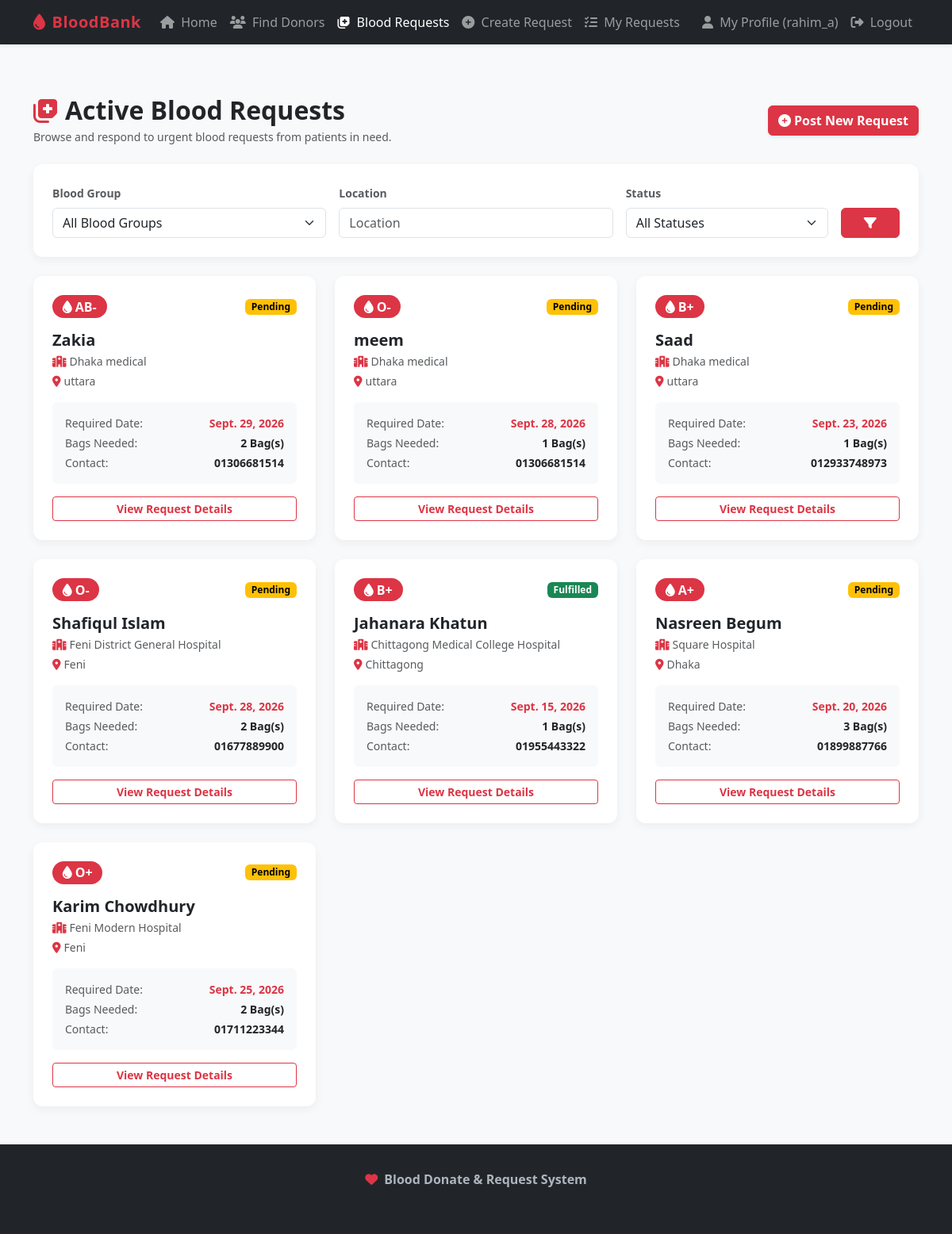
Screenshot of /requests/ (signed in) with the database file from the repository.
### blood_bank/models.py (models this page shows, shortened)
class BloodRequest(models.Model):
    requester = models.ForeignKey(User, on_delete=models.CASCADE, related_name='blood_requests')
    patient_name = models.CharField(max_length=100)
    blood_group = models.CharField(max_length=5, choices=BLOOD_GROUP_CHOICES)
    hospital_name = models.CharField(max_length=150)
    location = models.CharField(max_length=100)
    required_date = models.DateField()
    bags_required = models.PositiveIntegerField(default=1)
    contact_number = models.CharField(max_length=20)
    description = models.TextField(blank=True, default='')
    status = models.CharField(max_length=20, choices=REQUEST_STATUS_CHOICES, default='Pending')
    created_at = models.DateTimeField(auto_now_add=True)
    updated_at = models.DateTimeField(auto_now=True)

### blood_bank/views.py (the view, shortened to what this page needs)
# urls.py: path('requests/', views.request_list_view, name='request_list'),
def request_list_view(request):
    form = RequestFilterForm(request.GET or None)
    blood_requests = BloodRequest.objects.select_related('requester').all().order_by('-created_at')
    paginator = Paginator(blood_requests, 9)
    page_number = request.GET.get('page')
    page_obj = paginator.get_page(page_number)
    context = {
        'form': form,
        'page_obj': page_obj,
        'total_count': blood_requests.count(),
    }
    return render(request, 'blood_bank/request_list.html', context)

### blood_bank/forms.py
class RequestFilterForm(forms.Form):
    blood_group = forms.ChoiceField(
        choices=[('', 'All Blood Groups')] + BLOOD_GROUP_CHOICES,
        required=False,
        widget=forms.Select(attrs={'class': 'form-select'})
    )
    location = forms.CharField(
        required=False,
        widget=forms.TextInput(attrs={'class': 'form-control', 'placeholder': 'Location'})
    )
    status = forms.ChoiceField(
        choices=[('', 'All Statuses')] + REQUEST_STATUS_CHOICES,
        required=False,
        widget=forms.Select(attrs={'class': 'form-select'})
    )

### blood_bank/templates/blood_bank/request_list.html (shortened to what this page needs)
{% extends 'base.html' %}
{% block content %}
<div class="container my-5">
    <div class="d-flex justify-content-between align-items-center mb-4">
        <div>
            <h2 class="fw-bold mb-1"><i class="fa-solid fa-notes-medical text-danger me-2"></i>Active Blood Requests</h2>
            <p class="text-muted small mb-0">Browse and respond to urgent blood requests from patients in need.</p>
        </div>
        <div>
            {% if user.is_authenticated %}
                <a href="{% url 'request_create' %}" class="btn btn-danger fw-bold shadow-sm">
                    <i class="fa-solid fa-plus-circle me-1"></i>Post New Request
                </a>
            {% endif %}
        </div>
    </div>
    <div class="card card-custom p-4 mb-4">
        <form method="get" class="row g-3">
            <div class="col-md-4">
                <label class="form-label fw-bold small text-muted">Blood Group</label>
                {{ form.blood_group }}
            </div>
            <div class="col-md-4">
                <label class="form-label fw-bold small text-muted">Location</label>
                {{ form.location }}
            </div>
            <div class="col-md-3">
                <label class="form-label fw-bold small text-muted">Status</label>
                {{ form.status }}
            </div>
            <div class="col-md-1 d-flex align-items-end">
                <button type="submit" class="btn btn-danger w-100 fw-bold">
                    <i class="fa-solid fa-filter"></i>
                </button>
            </div>
        </form>
    </div>
    {% if page_obj %}
        <div class="row g-4 mb-4">
            {% for req in page_obj %}
                <div class="col-md-4">
                    <div class="card card-custom h-100 p-4">
                        <div class="d-flex justify-content-between align-items-center mb-3">
                            <span class="badge badge-blood fs-6"><i class="fa-solid fa-droplet me-1"></i>{{ req.blood_group }}</span>
                            <span class="badge {% if req.status == 'Pending' %}status-badge-pending{% elif req.status == 'Fulfilled' %}status-badge-fulfilled{% else %}status-badge-cancelled{% endif %} px-2 py-1">
                                {{ req.status }}
                            </span>
                        </div>
                        <h5 class="fw-bold mb-1 text-dark">{{ req.patient_name }}</h5>
                        <p class="text-muted small mb-1"><i class="fa-solid fa-hospital text-danger me-1"></i>{{ req.hospital_name }}</p>
                        <p class="text-muted small mb-3"><i class="fa-solid fa-location-dot text-danger me-1"></i>{{ req.location }}</p>
                        <div class="bg-light p-3 rounded mb-3 small">
                            <div class="d-flex justify-content-between mb-1">
                                <span class="text-muted">Required Date:</span>
                                <span class="fw-bold text-danger">{{ req.required_date }}</span>
                            </div>
                            <div class="d-flex justify-content-between mb-1">
                                <span class="text-muted">Bags Needed:</span>
                                <span class="fw-bold">{{ req.bags_required }} Bag(s)</span>
                            </div>
                            <div class="d-flex justify-content-between">
                                <span class="text-muted">Contact:</span>
                                <span class="fw-bold">{{ req.contact_number }}</span>
                            </div>
                        </div>
                        <a href="{% url 'request_detail' req.pk %}" class="btn btn-outline-danger btn-sm w-100 fw-bold mt-auto">
                            View Request Details
                        </a>
                    </div>
                </div>
            {% endfor %}
        </div>
    {% else %}
        <div class="alert alert-info text-center py-4">
            <i class="fa-solid fa-info-circle fa-2x mb-2"></i>
            <h5>No blood requests match your current filters.</h5>
        </div>
    {% endif %}
</div>
{% endblock %}

### blood_bank/templates/base.html (shortened to what this page needs)
<!DOCTYPE html>
<html lang="en">
<head>
    <link href="https://cdn.jsdelivr.net/npm/bootstrap@5.3.2/dist/css/bootstrap.min.css" rel="stylesheet">
    <link rel="stylesheet" href="https://cdnjs.cloudflare.com/ajax/libs/font-awesome/6.4.0/css/all.min.css">
    {% load static %}
    <link rel="stylesheet" href="{% static 'css/style.css' %}">
</head>
<body>
    <nav class="navbar navbar-expand-lg navbar-dark bg-dark sticky-top shadow-sm">
        <div class="container">
            <a class="navbar-brand text-danger" href="{% url 'home' %}">
                <i class="fa-solid fa-droplet me-2"></i>BloodBank
            </a>
            <div class="collapse navbar-collapse" id="navbarNav">
                <ul class="navbar-nav me-auto mb-2 mb-lg-0">
                    <li class="nav-item">
                        <a class="nav-link {% if request.resolver_match.url_name == 'home' %}active{% endif %}" href="{% url 'home' %}">
                            <i class="fa-solid fa-house me-1"></i> Home
                        </a>
                    </li>
                    <li class="nav-item">
                        <a class="nav-link {% if request.resolver_match.url_name == 'donor_list' %}active{% endif %}" href="{% url 'donor_list' %}">
                            <i class="fa-solid fa-users me-1"></i> Find Donors
                        </a>
                    </li>
                    <li class="nav-item">
                        <a class="nav-link {% if request.resolver_match.url_name == 'request_list' %}active{% endif %}" href="{% url 'request_list' %}">
                            <i class="fa-solid fa-notes-medical me-1"></i> Blood Requests
                        </a>
                    </li>
                    {% if user.is_authenticated %}
                    <li class="nav-item">
                        <a class="nav-link {% if request.resolver_match.url_name == 'request_create' %}active{% endif %}" href="{% url 'request_create' %}">
                            <i class="fa-solid fa-plus-circle me-1"></i> Create Request
                        </a>
                    </li>
                    <li class="nav-item">
                        <a class="nav-link {% if request.resolver_match.url_name == 'my_requests' %}active{% endif %}" href="{% url 'my_requests' %}">
                            <i class="fa-solid fa-list-check me-1"></i> My Requests
                        </a>
                    </li>
                    {% endif %}
                </ul>
                <ul class="navbar-nav ms-auto">
                    {% if user.is_authenticated %}
                    <li class="nav-item">
                        <a class="nav-link {% if request.resolver_match.url_name == 'profile' %}active{% endif %}" href="{% url 'profile' %}">
                            <i class="fa-solid fa-user me-1"></i> My Profile ({{ user.username }})
                        </a>
                    </li>
                    <li class="nav-item">
                        <form method="post" action="{% url 'logout' %}" class="d-inline">
                            <button type="submit" class="btn btn-outline-danger btn-sm nav-link border-0 text-start">
                                <i class="fa-solid fa-right-from-bracket me-1"></i> Logout
                            </button>
                        </form>
                    </li>
                    {% endif %}
                </ul>
            </div>
        </div>
    </nav>
    <main class="main-content">
        {% block content %}{% endblock %}
    </main>
    <footer class="mt-auto">
        <div class="container text-center">
            <p class="mb-1"><i class="fa-solid fa-heart text-danger me-1"></i> <strong>Blood Donate & Request System</strong></p>
            <p class="small text-muted mb-0">Every donation saves lives. Connect donors with patients instantly.</p>
        </div>
    </footer>
</body>
</html>

### static/css/style.css (style rules this page uses)
:root { --primary-red: #dc3545; --dark-red: #b02a37; --light-red: #f8d7da; --hero-bg: linear-gradient(135deg, #800020 0%, #dc3545 100%); }
body { font-family: 'Segoe UI', Tahoma, Geneva, Verdana, sans-serif; background-color: #f8f9fa; color: #212529; display: flex; flex-direction: column; min-height: 100vh; }
.main-content { flex: 1; }
.navbar-brand { font-weight: 700; letter-spacing: 0.5px; }
.card-custom { border: none; border-radius: 12px; box-shadow: 0 4px 12px rgba(0,0,0,0.05); transition: transform 0.2s ease, box-shadow 0.2s ease; }
.badge-blood { background-color: var(--primary-red); color: white; font-size: 0.9rem; font-weight: 700; padding: 0.4em 0.8em; border-radius: 20px; }
.status-badge-pending { background-color: #ffc107; color: #000; }
.status-badge-fulfilled { background-color: #198754; color: #fff; }
footer { background-color: #212529; color: #adb5bd; padding: 2rem 0; margin-top: 3rem; }

### rows the page displays
BloodRequest: blood_group "AB-", status "Pending", patient_name "Zakia", hospital_name "Dhaka medical", location "uttara", required_date "Sept. 29, 2026", bags_required "2", contact_number "01306681514"
BloodRequest: blood_group "O-", status "Pending", patient_name "meem", hospital_name "Dhaka medical", location "uttara", required_date "Sept. 28, 2026", bags_required "1", contact_number "01306681514"
BloodRequest: blood_group "B+", status "Pending", patient_name "Saad", hospital_name "Dhaka medical", location "uttara", required_date "Sept. 23, 2026", bags_required "1", contact_number "012933748973"
BloodRequest: blood_group "O-", status "Pending", patient_name "Shafiqul Islam", hospital_name "Feni District General Hospital", location "Feni", required_date "Sept. 28, 2026", bags_required "2", contact_number "01677889900"
BloodRequest: blood_group "B+", status "Fulfilled", patient_name "Jahanara Khatun", hospital_name "Chittagong Medical College Hospital", location "Chittagong", required_date "Sept. 15, 2026", bags_required "1", contact_number "01955443322"
BloodRequest: blood_group "A+", status "Pending", patient_name "Nasreen Begum", hospital_name "Square Hospital", location "Dhaka", required_date "Sept. 20, 2026", bags_required "3", contact_number "01899887766"
BloodRequest: blood_group "O+", status "Pending", patient_name "Karim Chowdhury", hospital_name "Feni Modern Hospital", location "Feni", required_date "Sept. 25, 2026", bags_required "2", contact_number "01711223344"

### other values shown
{{ user.username }} "rahim_a"
